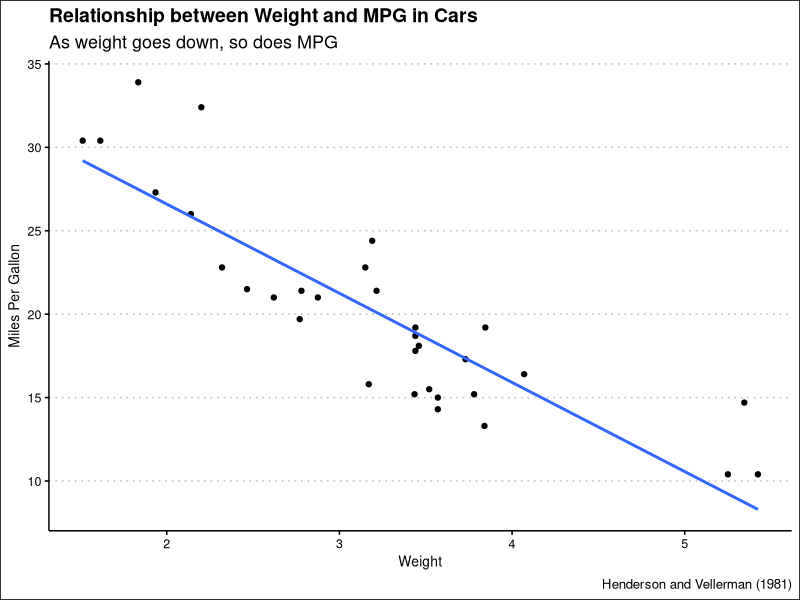

R code for this plot:
## ---- chunk 1
knitr::opts_chunk$set(echo = FALSE)
library(tidyverse)
library(ggthemes)
## ---- chunk 2
mtcars %>%
select(mpg, wt) %>%
ggplot(mapping = aes(x = wt, y = mpg)) +
geom_point() +
geom_smooth(method = "lm", formula = y ~ x, se = FALSE) +
theme_clean() +
labs(title = "Relationship between Weight and MPG in Cars",
     subtitle = "As weight goes down, so does MPG",
     x = "Weight",
     y = "Miles Per Gallon",
     caption = "Henderson and Vellerman (1981)")
